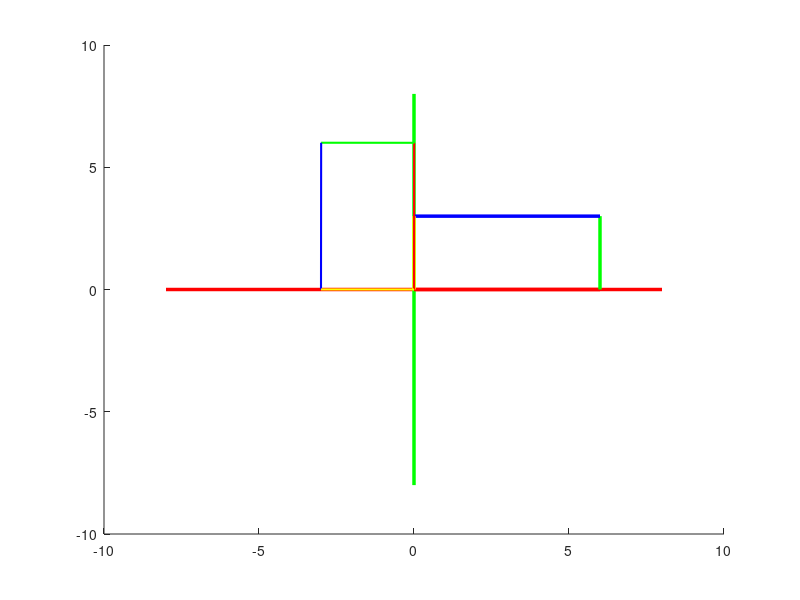

This chart was generated by the following MATLAB code:
clear all

angle_rad = deg2rad(90);

for t = 0:0.01:angle_rad
    
    clf;

 angle_rad = deg2rad(90);
%        X       Y       Z             R G B
%line([xi xf],[yi yf],[zi zf],'color',[1 0 0],'linewidth',2.5);
 line([-8 8],[0 0],[0 0],'color',[1 0 0],'linewidth',2.5); %establece el eje X en rojo
 line([0 0],[-8 8],[0 0],'color',[0 1 0],'linewidth',2.5); %establece el eje Y en verde

 p1=[0 0];
 p2=[6 0];
 p3=[6 3];
 p4=[0 3];
 

 
 line([p1(1) p2(1)],[p1(2) p2(2)],[0 0],'color',[1 0 0],'linewidth',2.5);
 line([p2(1) p3(1)],[p2(2) p3(2)],[0 0],'color',[0 1 0],'linewidth',2.5);
 line([p3(1) p4(1)],[p3(2) p4(2)],[0 0],'color',[0 0 1],'linewidth',2.5);
 line([p4(1) p1(1)],[p4(2) p1(2)],[0 0],'color',[1 1 0],'linewidth',2.5);
 

 
 Rz = [cos(t) -sin(t); sin(t) cos(t)];
 
 p1r = Rz*p1';
 p2r = Rz*p2';
 p3r = Rz*p3';
 p4r = Rz*p4';
 
 line([p1r(1) p2r(1)],[p1r(2) p2r(2)],[0 0],'color',[1 0 0],'linewidth',1.5);
 line([p2r(1) p3r(1)],[p2r(2) p3r(2)],[0 0],'color',[0 1 0],'linewidth',1.5);
 line([p3r(1) p4r(1)],[p3r(2) p4r(2)],[0 0],'color',[0 0 1],'linewidth',1.5);
 line([p4r(1) p1r(1)],[p4r(2) p1r(2)],[0 0],'color',[1 1 0],'linewidth',1.5);
 
 pause(0.01)
 
end
